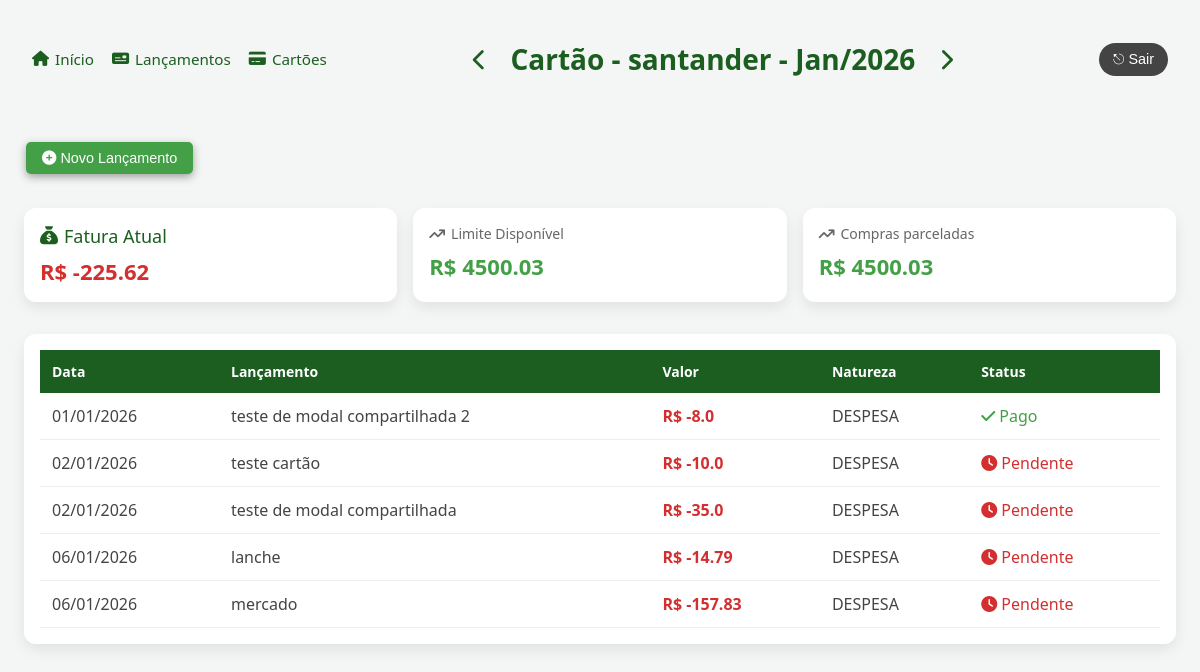
/cartoes/1/, run on the app's committed database.
### contas/models/cartao.py (models this page shows, shortened)
class Cartao(models.Model):
    descricao = models.CharField(max_length=70)
    limite = models.FloatField()
    fechamento = models.IntegerField()
    vencimento = models.IntegerField()
    dt_criacao = models.DateTimeField(auto_now=True)
    dt_update = models.DateTimeField(auto_now=True)
    class Meta:
        verbose_name_plural = 'Cartoes'

### contas/models/lancamento.py (models this page shows, shortened)
class Lancamento(models.Model):
    descricao = models.CharField(max_length=70)
    data = models.DateField()
    valor = models.FloatField()
    pago = models.BooleanField(default=False)
    fatura = models.ForeignKey(
        'contas.Fatura',
        on_delete=models.CASCADE, null=True,
        blank=True
        )
    dt_criacao = models.DateTimeField(auto_now=True)
    dt_update = models.DateTimeField(auto_now=True)
    class Natureza(models.TextChoices):
        DESPESA = 'DESPESA', 'Despesa'
        RECEITA = 'RECEITA', 'Receita'
    natureza = models.CharField(
        max_length=10,
        choices=Natureza.choices,
        default=Natureza.DESPESA
    )
    class Meta:
        ordering = ['data']

### contas/views/cartoes.py (the view)
# urls.py: path('cartoes/<int:pk>/', cartoes.show, name='cartao_show_path'),
def show(request, pk):
    hoje = date.today()
    mes = request.GET.get('mes')
    ano = request.GET.get('ano')
    cartao = Cartao.objects.get(pk =pk)
    competencia = competencia_service.obter_ou_criar_competencia(
            mes=int(mes) if mes else hoje.month,
            ano=int(ano) if ano else hoje.year
        )
    fatura = fatura_service.obter_ou_criar_fatura(
        cartao=cartao,
        competencia=competencia
    )
    lancamentos = Lancamento.objects.filter(
        fatura = fatura
    )
    total_fatura = fatura_service.total_fatura(fatura)
    return render(request, 'contas/cartao.html', {
        'cartao': cartao,
        'fatura': fatura,
        'lancamentos': lancamentos,
        'total_fatura': total_fatura,
        'form_action': "cartao_lancamento_create_path",
        'anterior': competencia_service.anterior(mes, ano),
        'proximo': competencia_service.proximo(mes, ano),
        'path': reverse('cartao_show_path', args=[cartao.id]),
        'pk': cartao.id,
        'titulo': f"Cartão - { cartao.descricao } - { competencia.mes_nome() }/{ competencia.ano }",
        'titulo_tem_setas': True
    })

### contas/models/competencia.py (called while the page is built)
    def mes_nome(self):
        MESES = [
            '', 'Jan', 'Fev', 'Mar', 'Abr', 'Mai', 'Jun',
            'Jul', 'Ago', 'Set', 'Out', 'Nov', 'Dez'
        ]
        return MESES[self.mes]

### contas/services/competencia_service.py (called while the page is built)
def obter_ou_criar_competencia(mes=None, ano=None):
    hoje = date.today()
    mes = mes or hoje.month
    ano = ano or hoje.year
    competencia, _ = Competencia.objects.get_or_create(
        mes=mes,
        ano=ano
    )
    return competencia

def anterior(mes, ano):
    atual = obter_ou_criar_competencia(mes, ano)
    if atual.mes == 1:
        novo_mes = 12
        novo_ano = atual.ano - 1
    else:
        novo_mes = atual.mes - 1
        novo_ano = atual.ano
    return {
        "mes": novo_mes,
        "ano": novo_ano
    }

def proximo(mes, ano):
    atual = obter_ou_criar_competencia(mes, ano)
    if atual.mes == 12:
        novo_mes = 1
        novo_ano = atual.ano + 1
    else:
        novo_mes =  atual.mes + 1
        novo_ano = atual.ano
    return {
        "mes": novo_mes,
        "ano": novo_ano
    }

def soma_lancamentos(lancamentos):
    soma = 0
    for l in lancamentos:
        soma += l.valor
    return soma

### contas/services/fatura_service.py (called while the page is built)
def obter_ou_criar_fatura(cartao, competencia):
    fatura, created = Fatura.objects.get_or_create(
        cartao=cartao,
        competencia=competencia
    )
    return fatura

def get_despesas_fatura(fatura):
    lancamentos = lancamento_service.get_despesas_competencia(fatura.competencia)
    lancamentos_fatura = lancamentos.filter(
        fatura = fatura
    )
    return competencia_service.soma_lancamentos(lancamentos_fatura)

def get_receitas_fatura(fatura):
    lancamentos = lancamento_service.get_receitas_competencia(fatura.competencia)
    lancamentos_fatura = lancamentos.filter(
        fatura = fatura
    )
    return competencia_service.soma_lancamentos(lancamentos_fatura)

def total_fatura(fatura):
    return get_receitas_fatura(fatura) - get_despesas_fatura(fatura)

### contas/services/lancamento_service.py (called while the page is built)
def get_lancamentos(competencia):
    return Lancamento.objects.filter(
            data__month = competencia.mes,
            data__year = competencia.ano)

def get_despesas_competencia(competencia):
    return get_lancamentos(competencia).filter(natureza = Lancamento.Natureza.DESPESA)

def get_receitas_competencia(competencia):
    return get_lancamentos(competencia).filter(natureza = Lancamento.Natureza.RECEITA)

### contas/templates/contas/cartao.html (shortened to what this page needs)
{% load static %}
<!DOCTYPE html>
<html lang="pt-br">
<head>
    <link rel="stylesheet"
          href="https://cdnjs.cloudflare.com/ajax/libs/font-awesome/6.5.1/css/all.min.css"/>
    <link rel="stylesheet" href="{% static 'contas/app.css' %}">
</head>
<body>
<div class="header">
    {% include "contas/shared/_menu.html" %}
    {% include "contas/shared/_competencia.html" %}
    <div class="login">
        <button class="logout-btn">
            ⎋ Sair
        </button>
    </div>
</div>
 <div class="acoes">
    <button class="add-lancamento-btn" onclick="openModal()">
        <i class="fa-solid fa-circle-plus"></i> Novo Lançamento
    </button>
</div>
<div class="cards">
    <div class="card saldo">
        <h3><i class="fa-solid fa-sack-dollar"></i> Fatura Atual</h3>
        <p class="despesa">R$ {{ total_fatura }}</p>
    </div>
    <div class="card">
        <h3><i class="fa-solid fa-arrow-trend-up"></i> Limite Disponível</h3>
        <p class="receita">R$ {{ cartao.limite }}</p>
    </div>
    <div class="card">
        <h3><i class="fa-solid fa-arrow-trend-up"></i> Compras parceladas</h3>
        <p class="receita">R$ {{ cartao.limite }}</p>
    </div>
</div>
<div class="table-container">
    <table>
        <thead>
            <tr>
                <th>Data</th>
                <th>Lançamento</th>
                <th>Valor</th>
                <th>Natureza</th>
                <th>Status</th>
            </tr>
        </thead>
        <tbody>
        {% for l in lancamentos %}
            <tr>
                <td>{{ l.data|date:"d/m/Y" }}</td>
                <td>{{ l.descricao }}</td>
                <td class="valor"> {% if l.natureza == "DESPESA" %}
                                        <span class="despesa">R$ -{{ l.valor }}</span>
                                    {% else %}
                                        <span class="receita"></span>R$ {{ l.valor }}</span>
                                    {% endif %}</td>
                <td>{{ l.natureza }}</td>
                <td>
                    {% if l.pago %}
                        <span class="pago">
                            <i class="fa-solid fa-check"></i> Pago
                        </span>
                    {% else %}
                        <span class="nao-pago">
                            <i class="fa-solid fa-clock"></i> Pendente
                        </span>
                    {% endif %}
                </td>
            </tr>
        {% endfor %}
        </tbody>
    </table>
</div>
</body>
</html>

### contas/static/contas/app.css (style rules this page uses)
:root { --verde-principal: #1b5e20; --verde-claro: #43a047; --verde-agua: #66bb6a; --amarelo: #fbc02d; --cinza-bg: #f4f6f5; --cinza-texto: #444; --cinza-texto-hover: #636363; --cinza-shadow: #9e9e9e; --branco: #ffffff; }
body { font-family: system-ui, -apple-system, BlinkMacSystemFont, sans-serif; background: var(--cinza-bg); margin: 0; padding: 24px; color: var(--cinza-texto); }
.header { display: grid; grid-template-columns: auto 1fr auto; align-items: center; padding: 16px 8px; margin-bottom: 32px; }
.menu, .login { display: flex; align-items: center; gap: 12px; }
.logout-btn { background-color: var(--cinza-texto); color: white; border: none; padding: 8px 14px; border-radius: 20px; cursor: pointer; font-size: 0.9rem; }
.acoes { display: flex; align-items: left; justify-content: left; padding: 16px 16px 16px 2px; gap: 24px; }
.add-lancamento-btn { background-color: var(--verde-claro); color: white; border: none; border-radius: 5px; box-shadow: 0 3px 8px var(--cinza-shadow); padding: 8px 16px; margin-bottom: 18px; cursor: pointer; font-size: 0.9rem; }
.cards { display: grid; grid-template-columns: repeat(auto-fit, minmax(220px, 1fr)); gap: 16px; margin-bottom: 32px; }
.card { background: var(--branco); border-radius: 12px; padding: 16px; box-shadow: 0 6px 14px rgba(0,0,0,.08); }
.card h3 { margin: 0 0 8px; font-size: 14px; font-weight: 500; color: #666; display: flex; align-items: center; gap: 6px; }
.card p { margin: 0; font-size: 22px; font-weight: 600; }
.saldo h3 { font-size: 18px; color: #1b5e20; }
.receita { color: var(--verde-claro); }
.despesa { color: #d32f2f; }
.table-container { background: var(--branco); border-radius: 12px; padding: 16px; box-shadow: 0 6px 14px rgba(0,0,0,.08); }
table { width: 100%; border-collapse: collapse; }
thead { background: var(--verde-principal); color: var(--branco); }
th, td { padding: 12px; text-align: left; }
th { font-size: 14px; font-weight: 600; }
tbody tr { border-bottom: 1px solid #eee; }
.valor { font-weight: 600; }
.pago, .receita { color: var(--verde-claro); }
.nao-pago, .despesa { color: #d32f2f; }

### data on the page
Cartao: limite "4500.03"
Lancamento: data "01/01/2026", descricao "teste de modal compartilhada 2", valor "8.0", natureza "DESPESA", pago True (drawn)
Lancamento: data "02/01/2026", descricao "teste cartão", valor "10.0", natureza "DESPESA", pago False (drawn)
Lancamento: data "02/01/2026", descricao "teste de modal compartilhada", valor "35.0", natureza "DESPESA", pago False (drawn)
Lancamento: data "06/01/2026", descricao "lanche", valor "14.79", natureza "DESPESA", pago False (drawn)
Lancamento: data "06/01/2026", descricao "mercado", valor "157.83", natureza "DESPESA", pago False (drawn)

### other printed values
{{ titulo }} "Cartão - santander - Jan/2026"
{{ total_fatura }} "-225.62"
